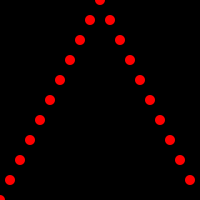
Frame 1 (no input)
Frame 60 (the mouse pressed at the canvas centre just before this capture): identical to frame 1, image omitted
Frame 120 (the mouse held since frame 60 and released just before this capture): identical to frame 1, image omitted

The Processing sketch that drew this single still picture (run headless with seeded random() and noise(); from frame 60 on, the mouse is pressed at the canvas centre):

// Processing sketch: lc1_2016w_4
// ── lc1_2016w_4.pde
Kugel[] kugeln;

void setup() {

    size(200, 200);
    //size(300, 300);
    
    kugeln = new Kugel[20];

    int xOffset = width / kugeln.length;
    int yOffset = height / ( kugeln.length / 2 );

    int yPos = height;


    for (int i = 0; i < kugeln.length; i++) {
        
        kugeln[i] = new Kugel( i * xOffset, yPos );
        
        if (i < kugeln.length / 2) {
            yPos -= yOffset;
        } else {
            yPos += yOffset;
        }
    }
}

void draw() {
    background(0);
    for (int i = 0; i < kugeln.length; i++) {
        kugeln[i].zeiche();
    }
}

void keyPressed() {
    for(int i = 0; i < kugeln.length; i++) {
        if(random(1) < 0.5) {
            kugeln[i].isRed = !kugeln[i].isRed;
        }
    }
}
// ── Kugel.pde
class Kugel {

    float x;
    float y;
    boolean isRed;

    color col;
    float radius;

    Kugel(float x, float y) {
        this.x = x;
        this.y = y;
        this.isRed = true;
        this.radius = 5;
    }

    void zeiche() {
        noStroke();
        if (isRed) {
            this.col = color(255, 0, 0);
        } else {
            this.col = color(255, 255, 0);
        }
        fill(this.col);
        ellipse(this.x, this.y, this.radius*2, this.radius*2);
    }
}
